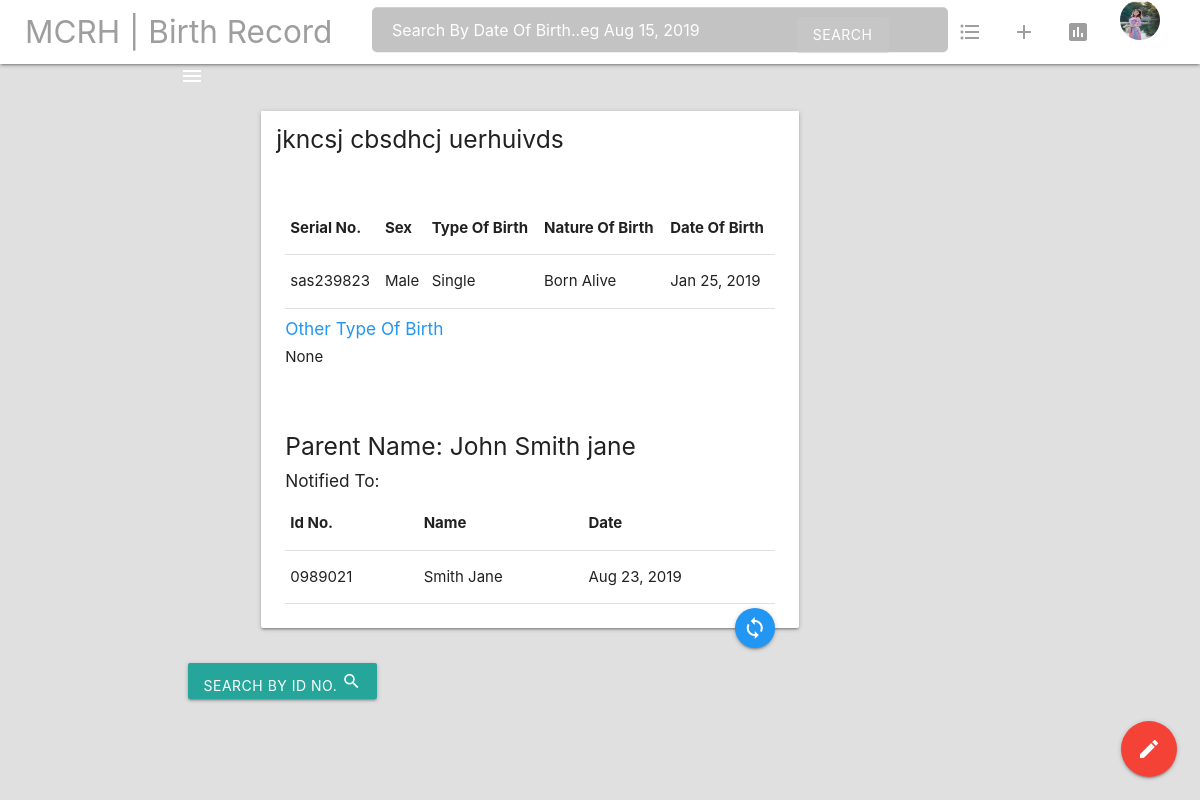
/Record/detailed/sas239823, run on the app's committed database.
### Mcrh_Birth_Record/models.py (models this page shows, shortened)
class Child(models.Model):
    parent = models.ForeignKey(Parent, on_delete=models.CASCADE)
    serial_number_b1 = models.CharField(max_length = 100)
    child_fname = models.CharField(max_length = 100)
    child_mname = models.CharField(max_length = 100)
    child_lname = models.CharField(max_length=50)
    dob = models.CharField(max_length = 100)
    sex = models.CharField(max_length = 100)
    type_of_birth = models.CharField(max_length = 100)
    other_type_of_birth = models.CharField(max_length = 191, null = True, blank = True)
    nature_of_birth = models.CharField(max_length = 100)
    place_of_birth = models.CharField(max_length = 100)
    place_of_birth_sub_county = models.CharField(max_length=50)
    created_at = models.DateTimeField(default = datetime.now, blank = True)

class Parent(models.Model):
    mother_fname = models.CharField(max_length = 100)
    mother_mname = models.CharField(max_length = 100)
    mother_lname = models.CharField(max_length = 100)
    notified_name = models.CharField(max_length=50)
    notified_id = models.CharField(max_length = 100)
    notified_date = models.CharField(max_length = 100)
    created_at = models.DateTimeField(default = datetime.now, blank = True)

### Mcrh_Birth_Record/views.py (the view)
# urls.py: path('detailed/<serial_number_b1>', views.birth_record_detailed, name = 'birth_record_detailed'),
def birth_record_detailed(request, serial_number_b1):
    child = Child.objects.get(serial_number_b1 = serial_number_b1)
    context = {
        'child': child,
    }
    return render(request, "detailed_view.html", context)

### Mcrh_Birth_Record/templates/detailed_view.html
{% extends "birth_record/base.html" %}
{% load static %}
{% block content %}
{% include "birth_record/navbar.html" %}
<div class="row">
    <div class="col s1"></div>
        <div class="col s8">
            <div class="card">
                <div class="card-header white">
                    <h5 style="padding: 1rem;">{{child.child_fname}} {{child.child_mname}} {{child.child_lname}}</h5>
                </div>
                <div class="card-content">
                    <table>
                        <tr>
                            <th>Serial No.</th>
                            <th>Sex</th>
                            <th>Type Of Birth</th>
                            <th>Nature Of Birth</th>
                            <th>Date Of Birth</th>
                        </tr>
                        <tr>
                            <td>{{child.serial_number_b1}}</td>
                            <td>{{child.sex}}
                            </td>
                            <td>{{child.type_of_birth}}</td>
                            <td>{{child.nature_of_birth}}</td>
                            <td>{{child.dob}}</td>
                        </tr>
                    </table>
                    <h6 class="blue-text">Other Type Of Birth</h6>
                    <p>
                        {{child.other_type_of_birth}}
                    </p>
                </div>
                <div class="card-content">
                    <h5>Parent Name: {{child.parent.mother_fname}} {{child.parent.mother_mname}} {{child.parent.mother_lname}}</h5>
                    <h6>Notified To:</h6>
                        <table>
                            <tr>
                                <th>Id No.</th>
                                <th>Name</th>
                                <th>Date</th>
                            </tr>
                            <tr>
                                <td>{{child.parent.notified_id}}</td>
                                <td>{{child.parent.notified_name}}</td>
                                <td>{{child.parent.notified_date}}</td>
                            </tr>
                        </table>
                    </div>
                    <a class="btn-floating halfway-fab waves-effect waves-light blue"><i class="material-icons">sync</i></a>
                </div>
            </div>
        </div>
    <div class="col s3">
        <div class="card-body" style="margin: .5rem;">
            <a href="#modal1" class="btn waves-effect waves-light modal-trigger">Search By ID No.
                <i class="large material-icons">search</i>
            </a>
        </div>
    </div>
</div>
{% endblock %}

### Mcrh_Birth_Record/templates/birth_record/base.html (style rules this page uses)
body { background-color: #e0e0e0; }

### data on the page
Child: child_fname "jkncsj", child_mname "cbsdhcj", child_lname "uerhuivds", serial_number_b1 "sas239823", sex "Male", type_of_birth "Single", nature_of_birth "Born Alive", dob "Jan 25, 2019", other_type_of_birth "None", parent.mother_fname "John", parent.mother_mname "Smith", parent.mother_lname "jane", parent.notified_id "0989021", parent.notified_name "Smith Jane", parent.notified_date "Aug 23, 2019"
